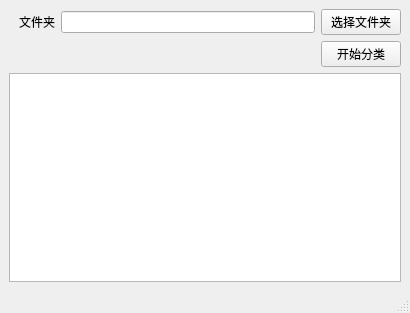
<?xml version="1.0" encoding="UTF-8"?>
<ui version="4.0">
 <class>MainWindow</class>
 <widget class="QMainWindow" name="MainWindow">
  <property name="geometry">
   <rect>
    <x>0</x>
    <y>0</y>
    <width>410</width>
    <height>313</height>
   </rect>
  </property>
  <property name="windowTitle">
   <string>MainWindow</string>
  </property>
  <widget class="QWidget" name="centralwidget">
   <layout class="QVBoxLayout" name="verticalLayout">
    <item>
     <layout class="QHBoxLayout" name="horizontalLayout">
      <property name="leftMargin">
       <number>10</number>
      </property>
      <item>
       <widget class="QLabel" name="dirlabel">
        <property name="text">
         <string>文件夹</string>
        </property>
       </widget>
      </item>
      <item>
       <widget class="QLineEdit" name="dirLineEdit"/>
      </item>
      <item>
       <widget class="QPushButton" name="dirPushButton">
        <property name="text">
         <string>选择文件夹</string>
        </property>
       </widget>
      </item>
     </layout>
    </item>
    <item>
     <layout class="QHBoxLayout" name="horizontalLayout_2">
      <item>
       <spacer name="horizontalSpacer">
        <property name="orientation">
         <enum>Qt::Horizontal</enum>
        </property>
        <property name="sizeHint" stdset="0">
         <size>
          <width>40</width>
          <height>20</height>
         </size>
        </property>
       </spacer>
      </item>
      <item>
       <widget class="QPushButton" name="execPushButton">
        <property name="text">
         <string>开始分类</string>
        </property>
       </widget>
      </item>
     </layout>
    </item>
    <item>
     <layout class="QHBoxLayout" name="horizontalLayout_3">
      <item>
       <widget class="QTextBrowser" name="textBrowser"/>
      </item>
     </layout>
    </item>
   </layout>
  </widget>
  <widget class="QMenuBar" name="menubar">
   <property name="geometry">
    <rect>
     <x>0</x>
     <y>0</y>
     <width>410</width>
     <height>21</height>
    </rect>
   </property>
  </widget>
  <widget class="QStatusBar" name="statusbar"/>
 </widget>
 <resources/>
 <connections/>
</ui>
